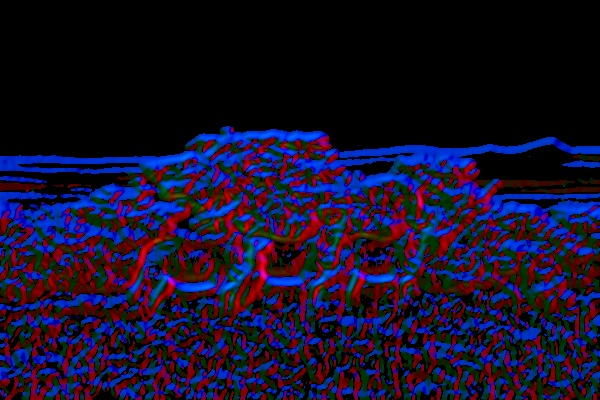
#> input picture Computational Vision/Lecture Exercise/lec07_ex/test.jpg, 600 x 400 px
$ python image_plot_utilities.py ../lec07_ex/test.jpg
#> lines starting #> are read from the running program, lines starting #| are printed output that depends on the picture
import cv2
import numpy as np
import math as m
from matplotlib import pyplot as plt


def get_image_to_show(im):
    '''
    Return an image that is ready for display as a uint8 in the range 0..255
    '''
    min_g = np.min(im)
    max_g = np.max(im)
    if min_g >= 0 and max_g <= 255 and im.dtype == np.uint8:
        im_to_show = im
    else:
        im_to_show = (im-min_g) / (max_g - min_g) * 255
        im_to_show = im_to_show.astype(np.uint8)
    return im_to_show


def plot_pics(image_list, num_in_col=2, title_list=[]):
    '''
    Given a list of images, plot them in a grid using PyPlot
    '''
    if len(image_list) == 0:
        return

    if len(image_list[0].shape) == 2:
        plt.gray()

    num_rows = m.ceil(len(image_list)/num_in_col)
    if num_in_col > 2 and len(image_list) > 2:
        plt.figure(figsize=(12,12))
    else:
        plt.figure(figsize=(15,15))

    for i in range(len(image_list)):
        im = image_list[i]
        print(num_rows, num_in_col, i+1)
        plt.subplot(num_rows, num_in_col, i+1)

        im_to_show = get_image_to_show(im)
        plt.imshow(im_to_show)
        if i < len(title_list):
            plt.title(title_list[i])
        plt.xticks([]), plt.yticks([])
    plt.show()


def show_gray_image_with_lines( im, x1, y1,x2, y2 ):
    '''
    Show an image with line segments drawn on top of it.  Each of the
    NumPy x1,y1, x2,y2 are assumed (without checking) to be the same
    length and each entry determines the endpoints of a line segment
    to be drawn on the image.
    '''
    plt.gray()
    im_to_show = get_image_to_show(im)
    plt.imshow(im_to_show)
    for i in range(len(x1)):
        x_list = [x1[i], x2[i]]
        y_list = [y1[i], y2[i]]
        plt.plot(x_list, y_list)
    plt.show()


def show_with_pixel_values(im):
    '''
    Create a plot of a single image so that pixel intensity or color
    values are shown as the mouse is moved over the image.
    '''
    fig, ax = plt.subplots()
    ax.imshow(im)
    numrows, numcols = im.shape[0], im.shape[1]
    if len(im.shape) == 3:
        plt.gray()

    def format_coord(x, y):
        col = int(x+0.5)
        row = int(y+0.5)
        if col >= 0 and col < numcols and row >= 0 and row < numrows:
            z = im[row, col]
            if type(z) is np.ndarray:    # color image
                return '(%d,%d): [%d,%d,%d]' % (col, row, int(z[0]), int(z[1]), int(z[2]))
            else:                        # grayscale image
                return '(%d,%d): %d' % (x, y, int(z))
        else:
            return '(%d,%d)' % (x, y)

    ax.format_coord = format_coord
    plt.show()


def show_gray_image_with_lines( im, x1, y1,x2, y2 ):
    '''
    Show an image with line segments drawn on top of it.  Each of
    x1,y1, x2,y2 are assumed (without checking) to be the same length
    and each entry determines the endpoints of a line segment to be
    drawn on the image.
    '''
    plt.gray()
    plt.imshow(im)
    for i in range(len(x1)):
        x_list = [x1[i], x2[i]]
        y_list = [y1[i], y2[i]]
        plt.plot(x_list, y_list)
    plt.show()


if __name__ == "__main__":
    import sys
    img_list = []
    name_list = []
    for im_name in sys.argv[1:]:
        im = cv2.imread(im_name)
#> im is the input picture: shape (400, 600, 3); mean B, G, R 42.5, 15.8, 22.6
        if len(im.shape) == 3:
            im = cv2.cvtColor(im, cv2.COLOR_BGR2RGB)
            img_list.append(im)
            name_list.append(im_name)
    print(name_list)
    num_in_col = 2
    plot_pics(img_list, num_in_col, name_list)
#> in plot_pics, `num_rows = m.ceil(len(image_list)/num_in_col)`: num_rows = 1
#> the loop in plot_pics, `for i in range(len(image_list)):` made 1 pass
#> (min_g in get_image_to_show, max_g in get_image_to_show) on pass 1: (0, 255)
#| 1 2 1


    show_with_pixel_values( img_list[0] )
    gray_im = cv2.cvtColor(img_list[0], cv2.COLOR_RGB2GRAY )
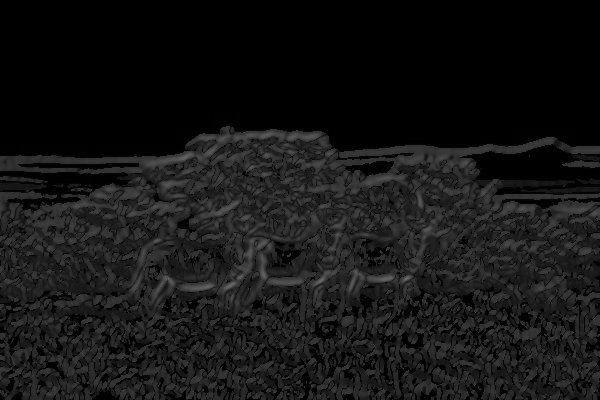
#> gray_im: shape (400, 600); min 0, max 110, mean 20.9
    show_with_pixel_values( gray_im )
